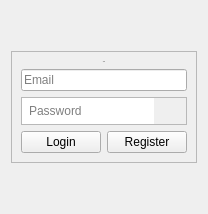
          <widget class="QWidget" name="page_5">
           <layout class="QGridLayout" name="gridLayout_7">
            <item row="2" column="0" colspan="2">
             <spacer name="verticalSpacer_6">
              <property name="orientation">
               <enum>Qt::Vertical</enum>
              </property>
              <property name="sizeHint" stdset="0">
               <size>
                <width>20</width>
                <height>40</height>
               </size>
              </property>
             </spacer>
            </item>
            <item row="1" column="0" colspan="2">
             <widget class="QFrame" name="frame">
              <property name="minimumSize">
               <size>
                <width>0</width>
                <height>71</height>
               </size>
              </property>
              <property name="frameShape">
               <enum>QFrame::StyledPanel</enum>
              </property>
              <property name="frameShadow">
               <enum>QFrame::Raised</enum>
              </property>
              <layout class="QGridLayout" name="gridLayout_3">
               <item row="1" column="0" colspan="2">
                <widget class="QLabel" name="label_3">
                 <property name="sizePolicy">
                  <sizepolicy hsizetype="Preferred" vsizetype="Fixed">
                   <horstretch>0</horstretch>
                   <verstretch>0</verstretch>
                  </sizepolicy>
                 </property>
                 <property name="font">
                  <font>
                   <family>Comic Sans MS</family>
                   <pointsize>-1</pointsize>
                  </font>
                 </property>
                 <property name="styleSheet">
                  <string notr="true">border:none;background:transparent;</string>
                 </property>
                 <property name="text">
                  <string>Login</string>
                 </property>
                 <property name="alignment">
                  <set>Qt::AlignCenter</set>
                 </property>
                </widget>
               </item>
               <item row="4" column="1">
                <widget class="QPushButton" name="pushButton">
                 <property name="text">
                  <string>Register</string>
                 </property>
                </widget>
               </item>
               <item row="3" column="0" colspan="2">
                <widget class="QFrame" name="frame_6">
                 <property name="sizePolicy">
                  <sizepolicy hsizetype="Preferred" vsizetype="Minimum">
                   <horstretch>0</horstretch>
                   <verstretch>0</verstretch>
                  </sizepolicy>
                 </property>
                 <property name="styleSheet">
                  <string notr="true">padding:0px;</string>
                 </property>
                 <property name="frameShape">
                  <enum>QFrame::StyledPanel</enum>
                 </property>
                 <property name="frameShadow">
                  <enum>QFrame::Raised</enum>
                 </property>
                 <layout class="QHBoxLayout" name="horizontalLayout_4">
                  <property name="spacing">
                   <number>0</number>
                  </property>
                  <property name="leftMargin">
                   <number>0</number>
                  </property>
                  <property name="topMargin">
                   <number>0</number>
                  </property>
                  <property name="rightMargin">
                   <number>0</number>
                  </property>
                  <property name="bottomMargin">
                   <number>0</number>
                  </property>
                  <item>
                   <widget class="QLineEdit" name="lineEdit_2">
                    <property name="sizePolicy">
                     <sizepolicy hsizetype="Expanding" vsizetype="Minimum">
                      <horstretch>0</horstretch>
                      <verstretch>0</verstretch>
                     </sizepolicy>
                    </property>
                    <property name="styleSheet">
                     <string notr="true">padding:5px;border:none;</string>
                    </property>
                    <property name="echoMode">
                     <enum>QLineEdit::Password</enum>
                    </property>
                    <property name="placeholderText">
                     <string>Password</string>
                    </property>
                   </widget>
                  </item>
                  <item>
                   <widget class="QPushButton" name="pushButton_9">
                    <property name="minimumSize">
                     <size>
                      <width>25</width>
                      <height>25</height>
                     </size>
                    </property>
                    <property name="styleSheet">
                     <string notr="true">padding:0px;
border:none;
background:none;</string>
                    </property>
                    <property name="text">
                     <string/>
                    </property>
                    <property name="icon">
                     <iconset>
                      <normaloff>:/icons/assets/icons/password/eye-svgrepo-com.svg</normaloff>:/icons/assets/icons/password/eye-svgrepo-com.svg</iconset>
                    </property>
                    <property name="iconSize">
                     <size>
                      <width>25</width>
                      <height>25</height>
                     </size>
                    </property>
                   </widget>
                  </item>
                 </layout>
                </widget>
               </item>
               <item row="2" column="0" colspan="2">
                <widget class="QLineEdit" name="lineEdit">
                 <property name="placeholderText">
                  <string>Email</string>
                 </property>
                </widget>
               </item>
               <item row="4" column="0">
                <widget class="QPushButton" name="pushButton_2">
                 <property name="text">
                  <string>Login</string>
                 </property>
                </widget>
               </item>
              </layout>
             </widget>
            </item>
            <item row="0" column="0" colspan="2">
             <spacer name="verticalSpacer_5">
              <property name="orientation">
               <enum>Qt::Vertical</enum>
              </property>
              <property name="sizeHint" stdset="0">
               <size>
                <width>20</width>
                <height>40</height>
               </size>
              </property>
             </spacer>
            </item>
           </layout>
          </widget>
